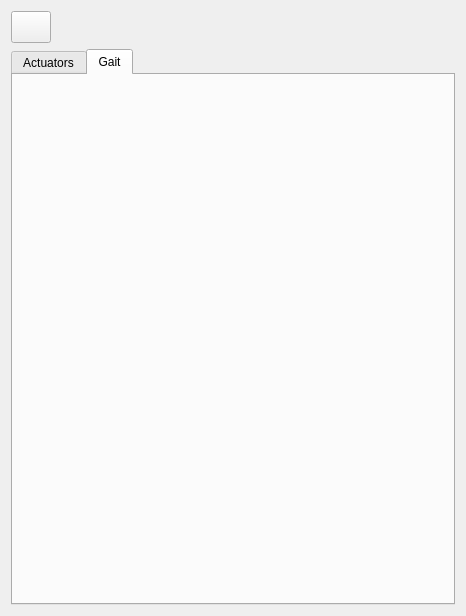
<?xml version="1.0" encoding="UTF-8"?>
<ui version="4.0">
 <class>LeggedLocusWidget</class>
 <widget class="QWidget" name="LeggedLocusWidget">
  <property name="geometry">
   <rect>
    <x>0</x>
    <y>0</y>
    <width>466</width>
    <height>616</height>
   </rect>
  </property>
  <property name="windowTitle">
   <string>Form</string>
  </property>
  <layout class="QVBoxLayout" name="verticalLayout">
   <item>
    <layout class="QHBoxLayout" name="horizontalLayout">
     <item>
      <widget class="QPushButton" name="pushButtonDelete">
       <property name="sizePolicy">
        <sizepolicy hsizetype="Minimum" vsizetype="Minimum">
         <horstretch>0</horstretch>
         <verstretch>0</verstretch>
        </sizepolicy>
       </property>
       <property name="minimumSize">
        <size>
         <width>32</width>
         <height>32</height>
        </size>
       </property>
       <property name="text">
        <string/>
       </property>
       <property name="icon">
        <iconset resource="../resources/icons.qrc">
         <normaloff>:/icons/trash.svg</normaloff>:/icons/trash.svg</iconset>
       </property>
      </widget>
     </item>
     <item>
      <spacer name="horizontalSpacer">
       <property name="orientation">
        <enum>Qt::Horizontal</enum>
       </property>
       <property name="sizeHint" stdset="0">
        <size>
         <width>40</width>
         <height>20</height>
        </size>
       </property>
      </spacer>
     </item>
    </layout>
   </item>
   <item>
    <widget class="QTabWidget" name="tabWidget">
     <property name="currentIndex">
      <number>1</number>
     </property>
     <widget class="QWidget" name="tabActuators">
      <attribute name="title">
       <string>Actuators</string>
      </attribute>
      <layout class="QGridLayout" name="gridLayout_7">
       <item row="0" column="2">
        <layout class="QGridLayout" name="gridLayout_4">
         <item row="2" column="1">
          <widget class="ActuatorSelector" name="comboBoxLimitSwitchStartPin_10">
           <property name="enabled">
            <bool>true</bool>
           </property>
           <property name="sizePolicy">
            <sizepolicy hsizetype="Minimum" vsizetype="Minimum">
             <horstretch>0</horstretch>
             <verstretch>0</verstretch>
            </sizepolicy>
           </property>
           <property name="toolTip">
            <string>The actuator responsible for steering the forward facing set of wheels.</string>
           </property>
          </widget>
         </item>
         <item row="3" column="1">
          <widget class="ActuatorSelector" name="comboBoxLimitSwitchStartPin_11">
           <property name="enabled">
            <bool>true</bool>
           </property>
           <property name="sizePolicy">
            <sizepolicy hsizetype="Minimum" vsizetype="Minimum">
             <horstretch>0</horstretch>
             <verstretch>0</verstretch>
            </sizepolicy>
           </property>
           <property name="toolTip">
            <string>The actuator responsible for steering the forward facing set of wheels.</string>
           </property>
          </widget>
         </item>
         <item row="3" column="0">
          <widget class="QLabel" name="label_13">
           <property name="sizePolicy">
            <sizepolicy hsizetype="Minimum" vsizetype="Minimum">
             <horstretch>0</horstretch>
             <verstretch>0</verstretch>
            </sizepolicy>
           </property>
           <property name="text">
            <string>Tibia</string>
           </property>
           <property name="alignment">
            <set>Qt::AlignRight|Qt::AlignTrailing|Qt::AlignVCenter</set>
           </property>
          </widget>
         </item>
         <item row="1" column="0">
          <widget class="QLabel" name="label_14">
           <property name="sizePolicy">
            <sizepolicy hsizetype="Minimum" vsizetype="Minimum">
             <horstretch>0</horstretch>
             <verstretch>0</verstretch>
            </sizepolicy>
           </property>
           <property name="text">
            <string>Coxa</string>
           </property>
           <property name="alignment">
            <set>Qt::AlignRight|Qt::AlignTrailing|Qt::AlignVCenter</set>
           </property>
          </widget>
         </item>
         <item row="1" column="1">
          <widget class="ActuatorSelector" name="comboBoxLimitSwitchStartPin_12">
           <property name="enabled">
            <bool>true</bool>
           </property>
           <property name="sizePolicy">
            <sizepolicy hsizetype="Minimum" vsizetype="Minimum">
             <horstretch>0</horstretch>
             <verstretch>0</verstretch>
            </sizepolicy>
           </property>
           <property name="toolTip">
            <string>The actuator responsible for steering the forward facing set of wheels.</string>
           </property>
          </widget>
         </item>
         <item row="2" column="0">
          <widget class="QLabel" name="label_15">
           <property name="sizePolicy">
            <sizepolicy hsizetype="Minimum" vsizetype="Minimum">
             <horstretch>0</horstretch>
             <verstretch>0</verstretch>
            </sizepolicy>
           </property>
           <property name="text">
            <string>Femur</string>
           </property>
           <property name="alignment">
            <set>Qt::AlignRight|Qt::AlignTrailing|Qt::AlignVCenter</set>
           </property>
          </widget>
         </item>
         <item row="0" column="0" colspan="2">
          <widget class="QLabel" name="label_16">
           <property name="text">
            <string>Front Right</string>
           </property>
          </widget>
         </item>
        </layout>
       </item>
       <item row="2" column="0">
        <layout class="QGridLayout" name="gridLayout_3">
         <item row="2" column="1">
          <widget class="ActuatorSelector" name="comboBoxLimitSwitchStartPin_7">
           <property name="enabled">
            <bool>true</bool>
           </property>
           <property name="sizePolicy">
            <sizepolicy hsizetype="Minimum" vsizetype="Minimum">
             <horstretch>0</horstretch>
             <verstretch>0</verstretch>
            </sizepolicy>
           </property>
           <property name="toolTip">
            <string>The actuator responsible for steering the forward facing set of wheels.</string>
           </property>
          </widget>
         </item>
         <item row="3" column="1">
          <widget class="ActuatorSelector" name="comboBoxLimitSwitchStartPin_8">
           <property name="enabled">
            <bool>true</bool>
           </property>
           <property name="sizePolicy">
            <sizepolicy hsizetype="Minimum" vsizetype="Minimum">
             <horstretch>0</horstretch>
             <verstretch>0</verstretch>
            </sizepolicy>
           </property>
           <property name="toolTip">
            <string>The actuator responsible for steering the forward facing set of wheels.</string>
           </property>
          </widget>
         </item>
         <item row="3" column="0">
          <widget class="QLabel" name="label_7">
           <property name="sizePolicy">
            <sizepolicy hsizetype="Minimum" vsizetype="Minimum">
             <horstretch>0</horstretch>
             <verstretch>0</verstretch>
            </sizepolicy>
           </property>
           <property name="text">
            <string>Tibia</string>
           </property>
           <property name="alignment">
            <set>Qt::AlignRight|Qt::AlignTrailing|Qt::AlignVCenter</set>
           </property>
          </widget>
         </item>
         <item row="1" column="0">
          <widget class="QLabel" name="label_8">
           <property name="sizePolicy">
            <sizepolicy hsizetype="Minimum" vsizetype="Minimum">
             <horstretch>0</horstretch>
             <verstretch>0</verstretch>
            </sizepolicy>
           </property>
           <property name="text">
            <string>Coxa</string>
           </property>
           <property name="alignment">
            <set>Qt::AlignRight|Qt::AlignTrailing|Qt::AlignVCenter</set>
           </property>
          </widget>
         </item>
         <item row="1" column="1">
          <widget class="ActuatorSelector" name="comboBoxLimitSwitchStartPin_9">
           <property name="enabled">
            <bool>true</bool>
           </property>
           <property name="sizePolicy">
            <sizepolicy hsizetype="Minimum" vsizetype="Minimum">
             <horstretch>0</horstretch>
             <verstretch>0</verstretch>
            </sizepolicy>
           </property>
           <property name="toolTip">
            <string>The actuator responsible for steering the forward facing set of wheels.</string>
           </property>
          </widget>
         </item>
         <item row="2" column="0">
          <widget class="QLabel" name="label_9">
           <property name="sizePolicy">
            <sizepolicy hsizetype="Minimum" vsizetype="Minimum">
             <horstretch>0</horstretch>
             <verstretch>0</verstretch>
            </sizepolicy>
           </property>
           <property name="text">
            <string>Femur</string>
           </property>
           <property name="alignment">
            <set>Qt::AlignRight|Qt::AlignTrailing|Qt::AlignVCenter</set>
           </property>
          </widget>
         </item>
         <item row="0" column="0" colspan="2">
          <widget class="QLabel" name="label_12">
           <property name="text">
            <string>Back Left</string>
           </property>
          </widget>
         </item>
        </layout>
       </item>
       <item row="1" column="0">
        <layout class="QGridLayout" name="gridLayout_2">
         <item row="2" column="1">
          <widget class="ActuatorSelector" name="comboBoxLimitSwitchStartPin_4">
           <property name="enabled">
            <bool>true</bool>
           </property>
           <property name="sizePolicy">
            <sizepolicy hsizetype="Minimum" vsizetype="Minimum">
             <horstretch>0</horstretch>
             <verstretch>0</verstretch>
            </sizepolicy>
           </property>
           <property name="toolTip">
            <string>The actuator responsible for steering the forward facing set of wheels.</string>
           </property>
          </widget>
         </item>
         <item row="3" column="1">
          <widget class="ActuatorSelector" name="comboBoxLimitSwitchStartPin_5">
           <property name="enabled">
            <bool>true</bool>
           </property>
           <property name="sizePolicy">
            <sizepolicy hsizetype="Minimum" vsizetype="Minimum">
             <horstretch>0</horstretch>
             <verstretch>0</verstretch>
            </sizepolicy>
           </property>
           <property name="toolTip">
            <string>The actuator responsible for steering the forward facing set of wheels.</string>
           </property>
          </widget>
         </item>
         <item row="3" column="0">
          <widget class="QLabel" name="label_4">
           <property name="sizePolicy">
            <sizepolicy hsizetype="Minimum" vsizetype="Minimum">
             <horstretch>0</horstretch>
             <verstretch>0</verstretch>
            </sizepolicy>
           </property>
           <property name="text">
            <string>Tibia</string>
           </property>
           <property name="alignment">
            <set>Qt::AlignRight|Qt::AlignTrailing|Qt::AlignVCenter</set>
           </property>
          </widget>
         </item>
         <item row="1" column="0">
          <widget class="QLabel" name="label_5">
           <property name="sizePolicy">
            <sizepolicy hsizetype="Minimum" vsizetype="Minimum">
             <horstretch>0</horstretch>
             <verstretch>0</verstretch>
            </sizepolicy>
           </property>
           <property name="text">
            <string>Coxa</string>
           </property>
           <property name="alignment">
            <set>Qt::AlignRight|Qt::AlignTrailing|Qt::AlignVCenter</set>
           </property>
          </widget>
         </item>
         <item row="1" column="1">
          <widget class="ActuatorSelector" name="comboBoxLimitSwitchStartPin_6">
           <property name="enabled">
            <bool>true</bool>
           </property>
           <property name="sizePolicy">
            <sizepolicy hsizetype="Minimum" vsizetype="Minimum">
             <horstretch>0</horstretch>
             <verstretch>0</verstretch>
            </sizepolicy>
           </property>
           <property name="toolTip">
            <string>The actuator responsible for steering the forward facing set of wheels.</string>
           </property>
          </widget>
         </item>
         <item row="2" column="0">
          <widget class="QLabel" name="label_6">
           <property name="sizePolicy">
            <sizepolicy hsizetype="Minimum" vsizetype="Minimum">
             <horstretch>0</horstretch>
             <verstretch>0</verstretch>
            </sizepolicy>
           </property>
           <property name="text">
            <string>Femur</string>
           </property>
           <property name="alignment">
            <set>Qt::AlignRight|Qt::AlignTrailing|Qt::AlignVCenter</set>
           </property>
          </widget>
         </item>
         <item row="0" column="0" colspan="2">
          <widget class="QLabel" name="label_11">
           <property name="text">
            <string>Middle Left</string>
           </property>
          </widget>
         </item>
        </layout>
       </item>
       <item row="0" column="0">
        <layout class="QGridLayout" name="gridLayout">
         <item row="2" column="1">
          <widget class="ActuatorSelector" name="comboBoxLimitSwitchStartPin_2">
           <property name="enabled">
            <bool>true</bool>
           </property>
           <property name="sizePolicy">
            <sizepolicy hsizetype="Minimum" vsizetype="Minimum">
             <horstretch>0</horstretch>
             <verstretch>0</verstretch>
            </sizepolicy>
           </property>
           <property name="toolTip">
            <string>The actuator responsible for steering the forward facing set of wheels.</string>
           </property>
          </widget>
         </item>
         <item row="3" column="1">
          <widget class="ActuatorSelector" name="comboBoxLimitSwitchStartPin_3">
           <property name="enabled">
            <bool>true</bool>
           </property>
           <property name="sizePolicy">
            <sizepolicy hsizetype="Minimum" vsizetype="Minimum">
             <horstretch>0</horstretch>
             <verstretch>0</verstretch>
            </sizepolicy>
           </property>
           <property name="toolTip">
            <string>The actuator responsible for steering the forward facing set of wheels.</string>
           </property>
          </widget>
         </item>
         <item row="3" column="0">
          <widget class="QLabel" name="label_3">
           <property name="sizePolicy">
            <sizepolicy hsizetype="Minimum" vsizetype="Minimum">
             <horstretch>0</horstretch>
             <verstretch>0</verstretch>
            </sizepolicy>
           </property>
           <property name="text">
            <string>Tibia</string>
           </property>
           <property name="alignment">
            <set>Qt::AlignRight|Qt::AlignTrailing|Qt::AlignVCenter</set>
           </property>
          </widget>
         </item>
         <item row="1" column="0">
          <widget class="QLabel" name="label">
           <property name="sizePolicy">
            <sizepolicy hsizetype="Minimum" vsizetype="Minimum">
             <horstretch>0</horstretch>
             <verstretch>0</verstretch>
            </sizepolicy>
           </property>
           <property name="text">
            <string>Coxa</string>
           </property>
           <property name="alignment">
            <set>Qt::AlignRight|Qt::AlignTrailing|Qt::AlignVCenter</set>
           </property>
          </widget>
         </item>
         <item row="1" column="1">
          <widget class="ActuatorSelector" name="comboBoxLimitSwitchStartPin">
           <property name="enabled">
            <bool>true</bool>
           </property>
           <property name="sizePolicy">
            <sizepolicy hsizetype="Minimum" vsizetype="Minimum">
             <horstretch>0</horstretch>
             <verstretch>0</verstretch>
            </sizepolicy>
           </property>
           <property name="toolTip">
            <string>The actuator responsible for steering the forward facing set of wheels.</string>
           </property>
          </widget>
         </item>
         <item row="2" column="0">
          <widget class="QLabel" name="label_2">
           <property name="sizePolicy">
            <sizepolicy hsizetype="Minimum" vsizetype="Minimum">
             <horstretch>0</horstretch>
             <verstretch>0</verstretch>
            </sizepolicy>
           </property>
           <property name="text">
            <string>Femur</string>
           </property>
           <property name="alignment">
            <set>Qt::AlignRight|Qt::AlignTrailing|Qt::AlignVCenter</set>
           </property>
          </widget>
         </item>
         <item row="0" column="0" colspan="2">
          <widget class="QLabel" name="label_10">
           <property name="text">
            <string>Front Left</string>
           </property>
          </widget>
         </item>
        </layout>
       </item>
       <item row="2" column="2">
        <layout class="QGridLayout" name="gridLayout_5">
         <item row="2" column="1">
          <widget class="ActuatorSelector" name="comboBoxLimitSwitchStartPin_13">
           <property name="enabled">
            <bool>true</bool>
           </property>
           <property name="sizePolicy">
            <sizepolicy hsizetype="Minimum" vsizetype="Minimum">
             <horstretch>0</horstretch>
             <verstretch>0</verstretch>
            </sizepolicy>
           </property>
           <property name="toolTip">
            <string>The actuator responsible for steering the forward facing set of wheels.</string>
           </property>
          </widget>
         </item>
         <item row="3" column="1">
          <widget class="ActuatorSelector" name="comboBoxLimitSwitchStartPin_14">
           <property name="enabled">
            <bool>true</bool>
           </property>
           <property name="sizePolicy">
            <sizepolicy hsizetype="Minimum" vsizetype="Minimum">
             <horstretch>0</horstretch>
             <verstretch>0</verstretch>
            </sizepolicy>
           </property>
           <property name="toolTip">
            <string>The actuator responsible for steering the forward facing set of wheels.</string>
           </property>
          </widget>
         </item>
         <item row="3" column="0">
          <widget class="QLabel" name="label_17">
           <property name="sizePolicy">
            <sizepolicy hsizetype="Minimum" vsizetype="Minimum">
             <horstretch>0</horstretch>
             <verstretch>0</verstretch>
            </sizepolicy>
           </property>
           <property name="text">
            <string>Tibia</string>
           </property>
           <property name="alignment">
            <set>Qt::AlignRight|Qt::AlignTrailing|Qt::AlignVCenter</set>
           </property>
          </widget>
         </item>
         <item row="1" column="0">
          <widget class="QLabel" name="label_18">
           <property name="sizePolicy">
            <sizepolicy hsizetype="Minimum" vsizetype="Minimum">
             <horstretch>0</horstretch>
             <verstretch>0</verstretch>
            </sizepolicy>
           </property>
           <property name="text">
            <string>Coxa</string>
           </property>
           <property name="alignment">
            <set>Qt::AlignRight|Qt::AlignTrailing|Qt::AlignVCenter</set>
           </property>
          </widget>
         </item>
         <item row="1" column="1">
          <widget class="ActuatorSelector" name="comboBoxLimitSwitchStartPin_15">
           <property name="enabled">
            <bool>true</bool>
           </property>
           <property name="sizePolicy">
            <sizepolicy hsizetype="Minimum" vsizetype="Minimum">
             <horstretch>0</horstretch>
             <verstretch>0</verstretch>
            </sizepolicy>
           </property>
           <property name="toolTip">
            <string>The actuator responsible for steering the forward facing set of wheels.</string>
           </property>
          </widget>
         </item>
         <item row="2" column="0">
          <widget class="QLabel" name="label_19">
           <property name="sizePolicy">
            <sizepolicy hsizetype="Minimum" vsizetype="Minimum">
             <horstretch>0</horstretch>
             <verstretch>0</verstretch>
            </sizepolicy>
           </property>
           <property name="text">
            <string>Femur</string>
           </property>
           <property name="alignment">
            <set>Qt::AlignRight|Qt::AlignTrailing|Qt::AlignVCenter</set>
           </property>
          </widget>
         </item>
         <item row="0" column="0" colspan="2">
          <widget class="QLabel" name="label_20">
           <property name="text">
            <string>Back Right</string>
           </property>
          </widget>
         </item>
        </layout>
       </item>
       <item row="0" column="1" rowspan="3">
        <widget class="QLabel" name="label_25">
         <property name="text">
          <string>Hexapod</string>
         </property>
         <property name="alignment">
          <set>Qt::AlignCenter</set>
         </property>
        </widget>
       </item>
       <item row="1" column="2">
        <layout class="QGridLayout" name="gridLayout_6">
         <item row="2" column="1">
          <widget class="ActuatorSelector" name="comboBoxLimitSwitchStartPin_16">
           <property name="enabled">
            <bool>true</bool>
           </property>
           <property name="sizePolicy">
            <sizepolicy hsizetype="Minimum" vsizetype="Minimum">
             <horstretch>0</horstretch>
             <verstretch>0</verstretch>
            </sizepolicy>
           </property>
           <property name="toolTip">
            <string>The actuator responsible for steering the forward facing set of wheels.</string>
           </property>
          </widget>
         </item>
         <item row="3" column="1">
          <widget class="ActuatorSelector" name="comboBoxLimitSwitchStartPin_17">
           <property name="enabled">
            <bool>true</bool>
           </property>
           <property name="sizePolicy">
            <sizepolicy hsizetype="Minimum" vsizetype="Minimum">
             <horstretch>0</horstretch>
             <verstretch>0</verstretch>
            </sizepolicy>
           </property>
           <property name="toolTip">
            <string>The actuator responsible for steering the forward facing set of wheels.</string>
           </property>
          </widget>
         </item>
         <item row="3" column="0">
          <widget class="QLabel" name="label_21">
           <property name="sizePolicy">
            <sizepolicy hsizetype="Minimum" vsizetype="Minimum">
             <horstretch>0</horstretch>
             <verstretch>0</verstretch>
            </sizepolicy>
           </property>
           <property name="text">
            <string>Tibia</string>
           </property>
           <property name="alignment">
            <set>Qt::AlignRight|Qt::AlignTrailing|Qt::AlignVCenter</set>
           </property>
          </widget>
         </item>
         <item row="1" column="0">
          <widget class="QLabel" name="label_22">
           <property name="sizePolicy">
            <sizepolicy hsizetype="Minimum" vsizetype="Minimum">
             <horstretch>0</horstretch>
             <verstretch>0</verstretch>
            </sizepolicy>
           </property>
           <property name="text">
            <string>Coxa</string>
           </property>
           <property name="alignment">
            <set>Qt::AlignRight|Qt::AlignTrailing|Qt::AlignVCenter</set>
           </property>
          </widget>
         </item>
         <item row="1" column="1">
          <widget class="ActuatorSelector" name="comboBoxLimitSwitchStartPin_18">
           <property name="enabled">
            <bool>true</bool>
           </property>
           <property name="sizePolicy">
            <sizepolicy hsizetype="Minimum" vsizetype="Minimum">
             <horstretch>0</horstretch>
             <verstretch>0</verstretch>
            </sizepolicy>
           </property>
           <property name="toolTip">
            <string>The actuator responsible for steering the forward facing set of wheels.</string>
           </property>
          </widget>
         </item>
         <item row="2" column="0">
          <widget class="QLabel" name="label_23">
           <property name="sizePolicy">
            <sizepolicy hsizetype="Minimum" vsizetype="Minimum">
             <horstretch>0</horstretch>
             <verstretch>0</verstretch>
            </sizepolicy>
           </property>
           <property name="text">
            <string>Femur</string>
           </property>
           <property name="alignment">
            <set>Qt::AlignRight|Qt::AlignTrailing|Qt::AlignVCenter</set>
           </property>
          </widget>
         </item>
         <item row="0" column="0" colspan="2">
          <widget class="QLabel" name="label_24">
           <property name="text">
            <string>Middle Right</string>
           </property>
          </widget>
         </item>
        </layout>
       </item>
       <item row="3" column="1">
        <spacer name="verticalSpacer">
         <property name="orientation">
          <enum>Qt::Vertical</enum>
         </property>
         <property name="sizeHint" stdset="0">
          <size>
           <width>20</width>
           <height>40</height>
          </size>
         </property>
        </spacer>
       </item>
      </layout>
     </widget>
     <widget class="QWidget" name="tabGait">
      <attribute name="title">
       <string>Gait</string>
      </attribute>
      <layout class="QVBoxLayout" name="verticalLayout_2">
       <property name="leftMargin">
        <number>0</number>
       </property>
       <property name="topMargin">
        <number>0</number>
       </property>
       <property name="rightMargin">
        <number>0</number>
       </property>
       <property name="bottomMargin">
        <number>0</number>
       </property>
       <item>
        <widget class="GaitWidget" name="widgetGait" native="true">
         <property name="sizePolicy">
          <sizepolicy hsizetype="Minimum" vsizetype="Minimum">
           <horstretch>0</horstretch>
           <verstretch>0</verstretch>
          </sizepolicy>
         </property>
        </widget>
       </item>
      </layout>
     </widget>
    </widget>
   </item>
  </layout>
 </widget>
 <customwidgets>
  <customwidget>
   <class>GaitWidget</class>
   <extends>QWidget</extends>
   <header location="global">puppet/GaitWidget.hpp</header>
   <container>1</container>
  </customwidget>
  <customwidget>
   <class>ActuatorSelector</class>
   <extends>QComboBox</extends>
   <header location="global">widgets/ActuatorSelector.hpp</header>
  </customwidget>
 </customwidgets>
 <resources>
  <include location="../resources/icons.qrc"/>
 </resources>
 <connections/>
</ui>
